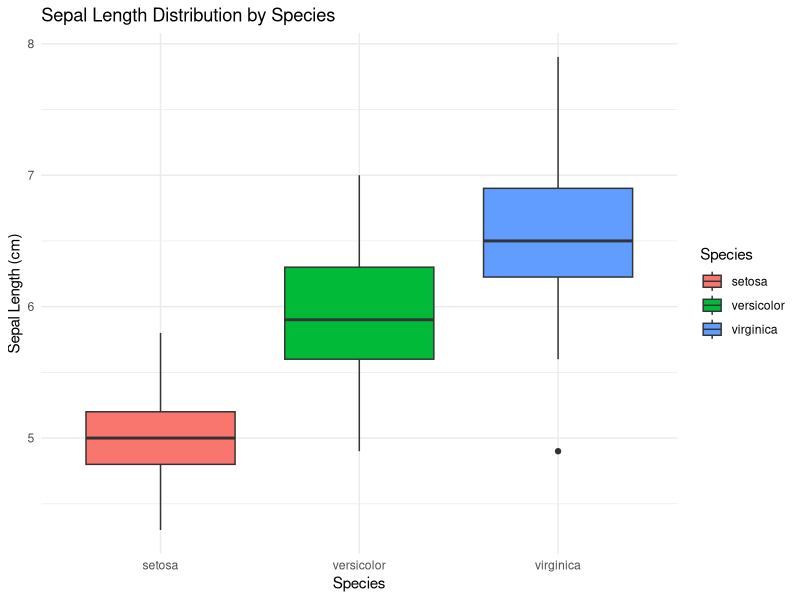
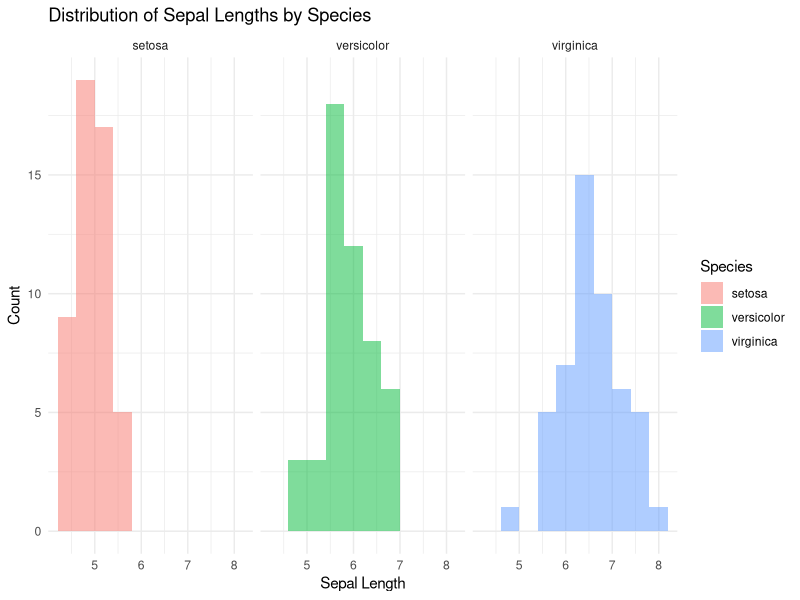
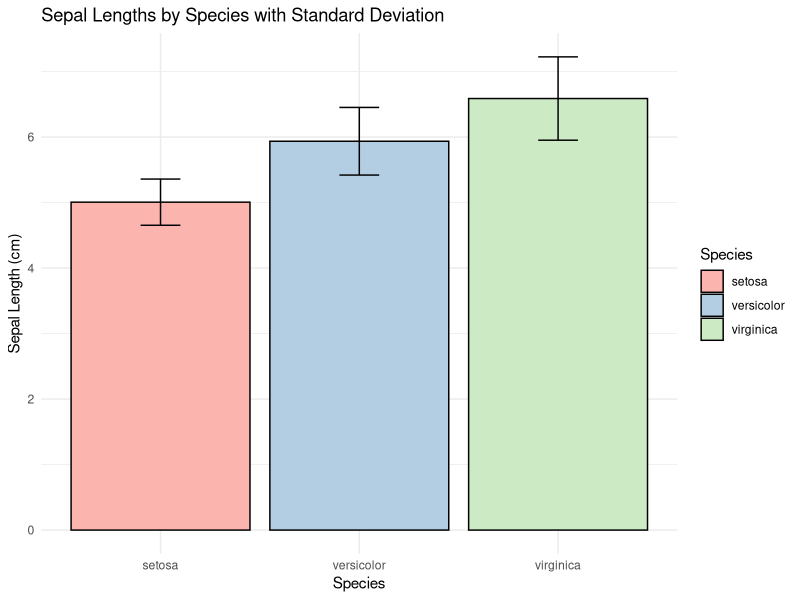
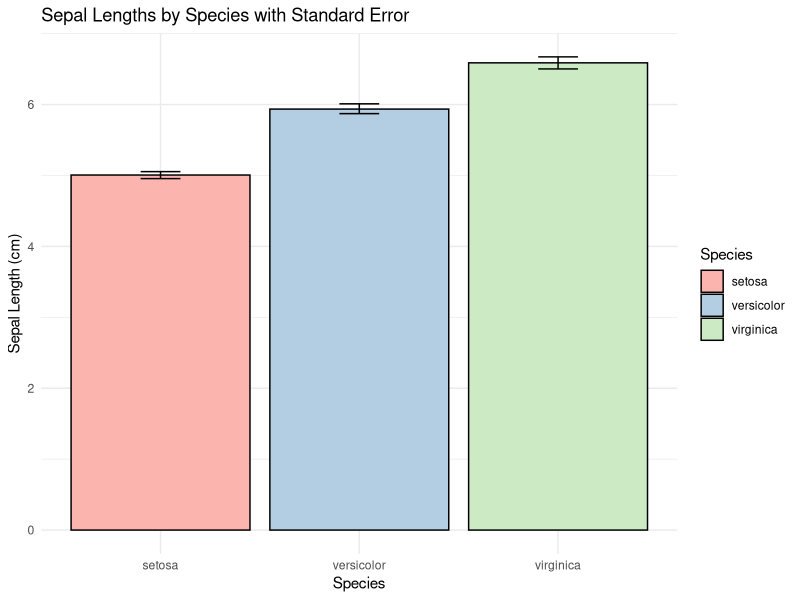
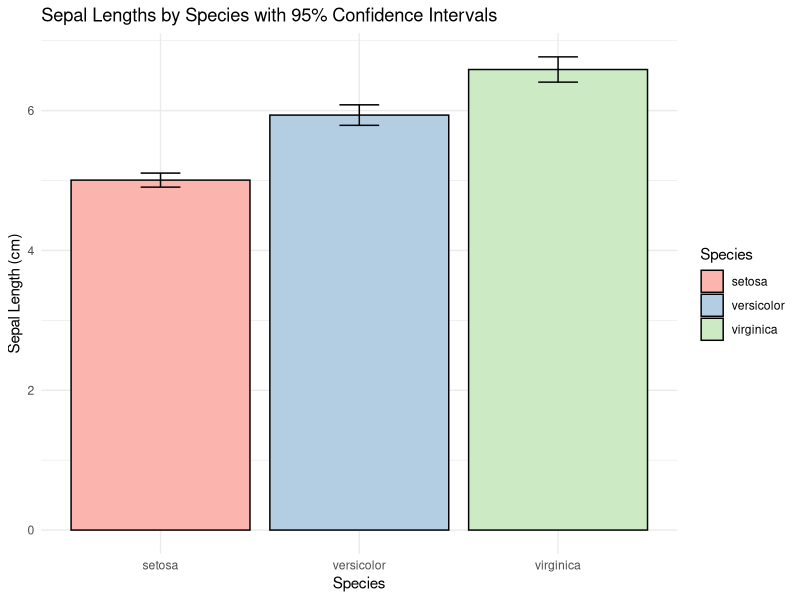

These charts were generated, in order, by the following R code:
# Load necessary libraries
library(ggplot2)
library(datasets)
library(pwr)

data(iris)

ggplot(iris, aes(x = Species, y = Sepal.Length, fill = Species)) +
  geom_boxplot() +
  labs(title = "Sepal Length Distribution by Species", x = "Species", y = "Sepal Length (cm)") +
  theme_minimal()

ggplot(iris, aes(x = Sepal.Length)) +
  geom_histogram(aes(fill = Species), alpha = 0.5, position = 'identity', bins = 10) +
  facet_wrap(~ Species) +
  labs(title = "Distribution of Sepal Lengths by Species", x = "Sepal Length", y = "Count") +
  theme_minimal()

ggplot(iris, aes(x = Species, y = Sepal.Length, fill = Species)) +
  geom_bar(stat = "summary", fun = "mean", position = position_dodge(), color = "black") +
  geom_errorbar(stat = "summary", fun.data = mean_sdl, fun.args = list(mult = 1), 
                width = 0.2, position = position_dodge(0.9)) +
  labs(title = "Sepal Lengths by Species with Standard Deviation",
       x = "Species",
       y = "Sepal Length (cm)") +
  theme_minimal() +
  scale_fill_brewer(palette = "Pastel1")

ggplot(iris, aes(x = Species, y = Sepal.Length, fill = Species)) +
  geom_bar(stat = "summary", fun = "mean", position = position_dodge(), color = "black") +
  geom_errorbar(stat = "summary", fun.data = mean_cl_boot, fun.args = list(conf.int = 0.68), # Using 68% CI to approximate SE
                width = 0.2, position = position_dodge(0.9)) +
  labs(title = "Sepal Lengths by Species with Standard Error",
       x = "Species",
       y = "Sepal Length (cm)") +
  theme_minimal() +
  scale_fill_brewer(palette = "Pastel1")


ggplot(iris, aes(x = Species, y = Sepal.Length, fill = Species)) +
  geom_bar(stat = "summary", fun = "mean", position = position_dodge(), color = "black") +
  geom_errorbar(stat = "summary", fun.data = mean_cl_normal, fun.args = list(conf.int = 0.95), 
                width = 0.2, position = position_dodge(0.9)) +
  labs(title = "Sepal Lengths by Species with 95% Confidence Intervals",
       x = "Species",
       y = "Sepal Length (cm)") +
  theme_minimal() +
  scale_fill_brewer(palette = "Pastel1")

for(species in unique(iris$Species)) {
  cat("Shapiro-Wilk Normality Test for", species, "\n")
  print(shapiro.test(iris$Sepal.Length[iris$Species == species]))
  cat("\n")
}

# Note: mean_cl_normal automatically calculates the 95% CI (alpha = 0.05)

anova_result <- aov(Sepal.Length ~ Species, data = iris)
summary(anova_result)

group_size <- nrow(iris) / length(unique(iris$Species))

# Perform power analysis for ANOVA
power_result <- pwr.anova.test(
  k = 3,
  n = group_size,
  f = 0.25,  
  sig.level = 0.05
)

print(power_result)
